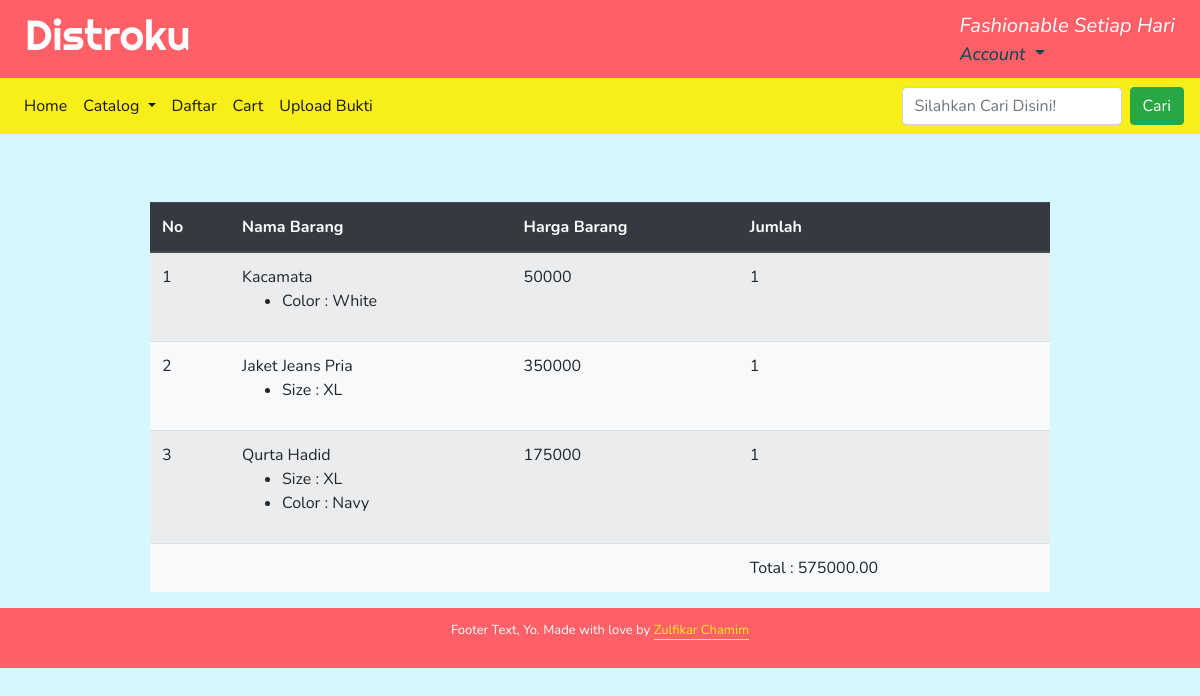
The page /checkout/MR5OWC/fikar/ (signed in) on the database its author committed.
### cart/models.py (models this page shows, shortened)
class cart(models.Model):
    total = models.DecimalField(max_digits=100, decimal_places=2, default=0.00)
    timestamp = models.DateTimeField(auto_now_add=True, auto_now=False)
    update = models.DateTimeField(auto_now_add=False, auto_now=True)
    active = models.BooleanField(default=True)

class CartItem(models.Model):
    Cartt = models.ForeignKey('cart', on_delete=models.CASCADE, null=True, blank=True)
    products = models.ForeignKey(Menu, on_delete=models.CASCADE)
    variation = models.ManyToManyField(Variation)
    quantity = models.IntegerField(default=1)
    timestamp = models.DateTimeField(auto_now_add=True, auto_now=False)
    update = models.DateTimeField(auto_now_add=False, auto_now=True)

### menu/models.py (models this page shows, shortened)
class Menu(models.Model):
    judulMenu = models.CharField(max_length=225)
    descMenu = models.TextField()
    picMenu = models.ImageField(upload_to='menu/img/',blank=True)
    posterMenu = models.ImageField(upload_to='menu/img/', blank=True)
    hargaMenu = models.IntegerField(default=0)
    diskon = models.IntegerField(default=0)
    kuantitas = models.IntegerField(default =  0)
    slug = models.SlugField(default='product-', unique=True)
    timestamp = models.DateTimeField(auto_now_add=True,auto_now=False)
    updated = models.DateTimeField(auto_now_add=False,auto_now=True)
    active = models.BooleanField(default=True)
    JK = models.CharField(max_length=100, default='belum')
    class Meta:
        unique_together = ('judulMenu','slug')

class Variation(models.Model):
    product = models.ForeignKey('Menu', on_delete=models.CASCADE)
    category = models.CharField(max_length=120, choices=VAR_CATEGORIES, default='size')
    title = models.CharField(max_length=120)
    updated = models.DateTimeField(auto_now_add=False,auto_now=True)
    active = models.BooleanField(default=True)
    objects = VariationManager()

### orders/views.py (the view)
# urls.py: url(r'^(?P<id>[\w-]+)/(?P<user>[\w-]+)/$', views.lihatOrder, name='lihatOrder'),
@user_passes_test(lambda u: u.is_superuser)
def lihatOrder(request, id, user):
    Order = order.objects.filter(order_id=id)
    cart_id = Order[0].Cart_id
    keranjang = CartItem.objects.select_related('Cartt','products').filter(Cartt_id = cart_id)
    total = keranjang[0].Cartt.total
    context = {
        'orderan' : Order,
        'keranjang' : keranjang,
        'total':total,
    }
    template = 'orders/detailOrder.html'
    return render(request, template, context)

### menu/models.py (called while the page is built)
    def all(self):
        return super(VariationManager, self).filter(active=True)

### orders/templates/orders/detailOrder.html (shortened to what this page needs)
{% extends 'base.html' %}
{% block content %}
    <table class="table table-striped mx-auto w-75 bg-light">
            <thead class="thead-dark">
                <th>No</th>
                <th>Nama Barang</th>
                <th>Harga Barang</th>
                <th>Jumlah</th>
                <th></th>
            </thead>
            <tfoot>
                <tr>
                    <td></td>
                    <td></td>
                    <td></td>
                    <td>Total : {{total}}</td>
                    <td></td>
                </tr>
            </tfoot>
        {% for item in keranjang %}
            <tr>
                <td>{{forloop.counter}}</td>
                <td>
                    {{ item.products.judulMenu }}
                    {% if item.variation.all %}
                    <ul>{% for subitem in item.variation.all %}
                            <li>{{ subitem.category|capfirst }} : {{ subitem.title|capfirst }}</li>
                        {% endfor %}
                    </ul>
                    {% endif %}
                </td>
                <td>{{ item.products.hargaMenu }}</td>
                <td>{{ item.quantity }}</td>
                <td></td>
            </tr>
        {% endfor %}
    </table>
{% endblock content %}

### static/css/styles.css (style rules this page uses)
body { background: #D7F7FE; font-family: "Nunito", sans-serif; color: #222; }
* { box-sizing: border-box; }

### rows shown on the page
cart: total "575000.00"
CartItem: products.judulMenu "Kacamata", products.hargaMenu "50000", quantity "1"
Variation: category "Color", title "White"
CartItem: products.judulMenu "Jaket Jeans Pria", products.hargaMenu "350000", quantity "1"
Variation: category "Size", title "XL"
CartItem: products.judulMenu "Qurta Hadid", products.hargaMenu "175000", quantity "1"
Variation: category "Size", title "XL"
Variation: category "Color", title "Navy"
